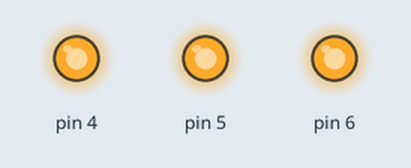
The sketch below on a simulated Arduino Uno, built with avr-gcc and run on an emulated ATmega328P. Shown: output pins drawn as LEDs (lit = HIGH).

Above: at 0.2 s.
At 1.7 s:
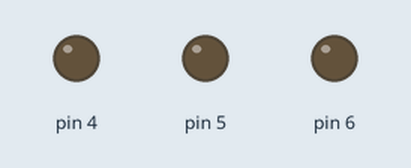
Timing chart, 0 to 3.0 s (numbered marks = the images above):
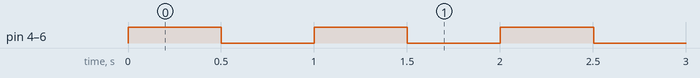

Measured:
- by itself, pin 4–6: alternates HIGH for 0.50 s and LOW for 0.50 s

The sketch:

timerClass.ino
```cpp
class tmrMicros {
  private:
  unsigned long nextChangeTime;
  unsigned long timeOn_;
  boolean overFlow;
  public:
  void tmrSet(unsigned long timeOn) {
    timeOn_ = timeOn;
    unsigned long currentTime = micros();
    nextChangeTime = currentTime + timeOn;
    // if (nextChangeTime > currentTime)
    // overFlow = false;
    // else overFlow = true; }
  }
  boolean tmrActive() {
    unsigned long currentTime = micros();
    boolean val = false;
    if (! overFlow) {
      if (currentTime < nextChangeTime) {
        val = true;
      }
    }
    else if ((currentTime + timeOn_) < (nextChangeTime + timeOn_)){
      val = true;
    }
  return val;
  }
};

tmrMicros tmr1;
tmrMicros tmr2;
tmrMicros tmr3;
void setup() {
  pinMode(4, OUTPUT);
  digitalWrite(4, LOW);
  pinMode(5, OUTPUT);
  digitalWrite(5, LOW);
  pinMode(6, OUTPUT);
  digitalWrite(6, LOW);
}

void loop() {
  if (! tmr1.tmrActive()){
    digitalWrite(4, ! digitalRead(4));
    //Interne LED knippert om de 0,5 seconde
    tmr1.tmrSet(500000);
  }
  if (! tmr2.tmrActive()){
    digitalWrite(5, ! digitalRead(5));
    //Interne LED knippert om de 0,5 seconde
    tmr2.tmrSet(500000);
  }
  if (! tmr3.tmrActive()){
    digitalWrite(6, ! digitalRead(6));
    //Interne LED knippert om de 0,5 seconde
    tmr3.tmrSet(500000);
  }
}
```
